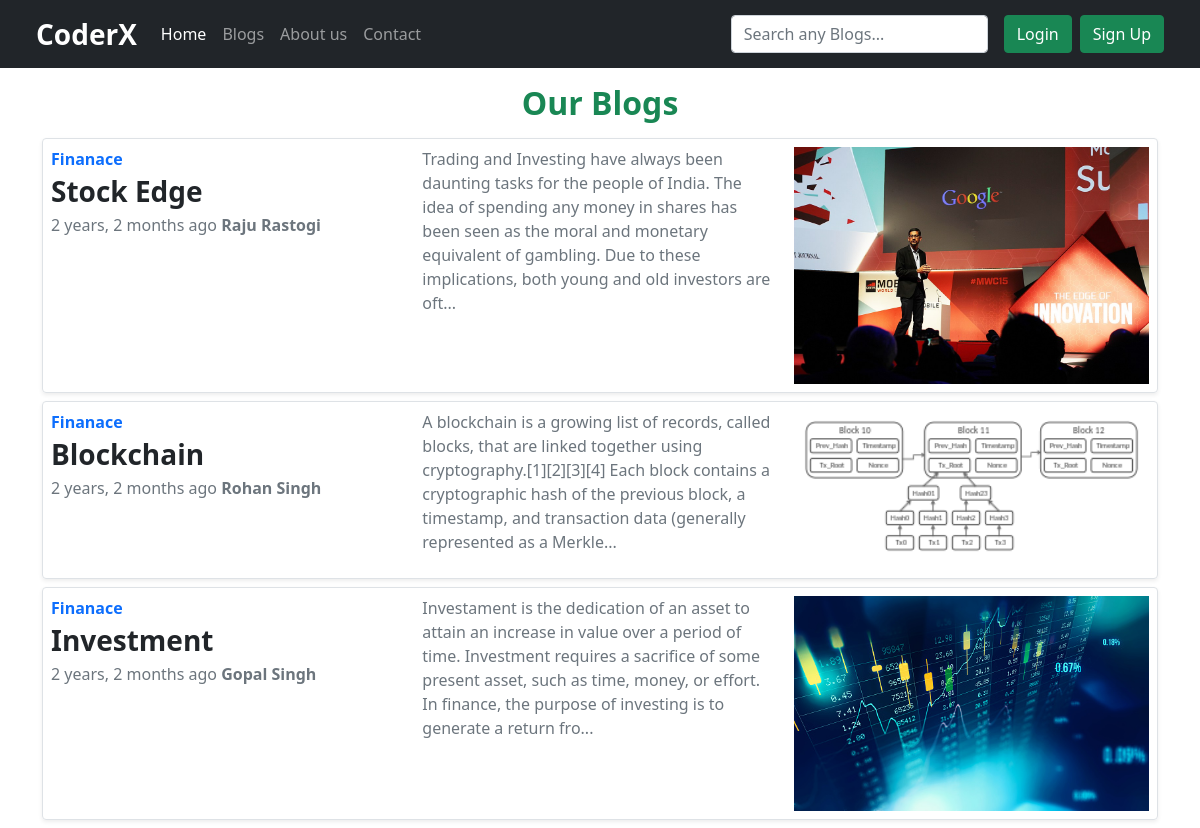
The app's page /blogs-list with its own data.
### coder/models.py (models this page shows, shortened)
class myPost(models.Model):
	sno = models.AutoField(primary_key=True)
	title = models.CharField(max_length=200)
	slug = models.CharField(max_length=100)
	content = models.TextField()
	author = models.CharField(max_length=50)
	category = models.CharField(max_length=50)
	postDate = models.DateTimeField(max_length=40)
	postViews = models.IntegerField(default=0)
	thumbnail = models.ImageField(upload_to='blog/thumnail/',max_length=100,default='',null=True)

### coder/views.py (the view)
# urls.py: path('blogs-list', views.getBlogsList, name='getBlogsList'),
def getBlogsList(request):
	allPost = myPost.objects.all()
	params = {'user':request.user, 'posts':allPost}
	return render(request, 'blogsList.html',params)

### templates/blogsList.html (shortened to what this page needs)
{% extends 'layout.html' %}
{% block body %}
<div class="container mt-2">
    <div class="col-md-12">
        <h2 class="my-3 fw-bold text-success text-center">Our Blogs</h2>
        {% load humanize %}
        {% for post in posts %}
        <div class="row g-0 border rounded overflow-hidden flex-md-row mb-2 shadow-sm h-md-250 position-relative">
            <div class="col-md-4 p-2 d-flex flex-column position-static">
                <strong class="d-inline-block mb-1 text-primary">{{post.category}}</strong>
                <a href="blog/{{post.slug}}" class="text-decoration-none stretched-link">
                    <h3 class="mb-0 fw-bold text-dark">{{post.title}}</h3>
                </a>
                <div class="my-1 text-muted fs-6">{{post.postDate|naturaltime}} <b>{{post.author}}</b></div>
            </div>
            <div class="col-md-4 p-2 d-flex flex-column position-static">
                <div class="card-text mb-auto text-muted">{{post.content|slice:250|safe}}...</div>
            </div>
            <div class="col-md-4 p-2 d-flex flex-column position-static">
                <img src="media/{{post.thumbnail}}">
            </div>
        </div>
        {% endfor %}
    </div>
</div>
{% endblock %}

### records on screen
myPost: category "Finanace", title "Stock Edge", postDate "2 years, 2 months ago", author "Raju Rastogi", content "Trading and Investing have always been daunting tasks for the people of India. The idea of spending any money in shares has been seen as the moral and monetary equivalent of gambling. Due to these implications, both young and old investors are oft", thumbnail (picture)
myPost: category "Finanace", title "Blockchain", postDate "2 years, 2 months ago", author "Rohan Singh", content "A blockchain is a growing list of records, called blocks, that are linked together using cryptography.[1][2][3][4] Each block contains a cryptographic hash of the previous block, a timestamp, and transaction data (generally represented as a Merkle", thumbnail (picture)
myPost: category "Finanace", title "Investment", postDate "2 years, 2 months ago", author "Gopal Singh", content "Investament is the dedication of an asset to attain an increase in value over a period of time. Investment requires a sacrifice of some present asset, such as time, money, or effort. In finance, the purpose of investing is to generate a return fro", thumbnail (picture)
